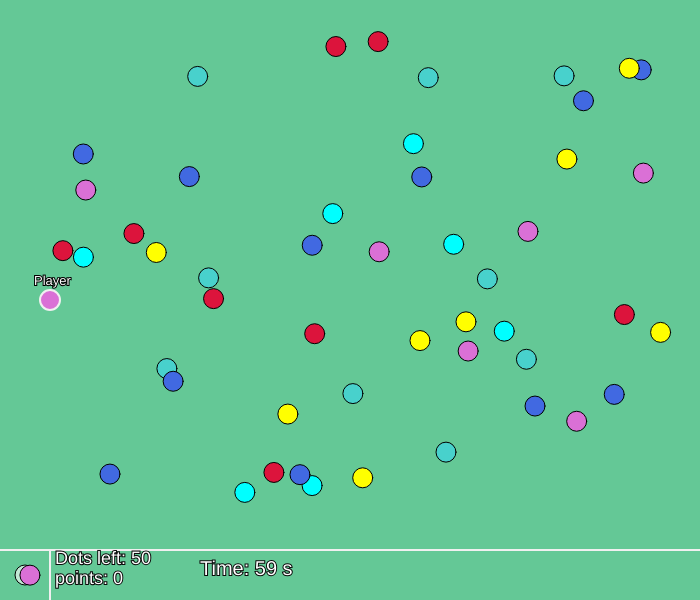
Frame 1 (no input)
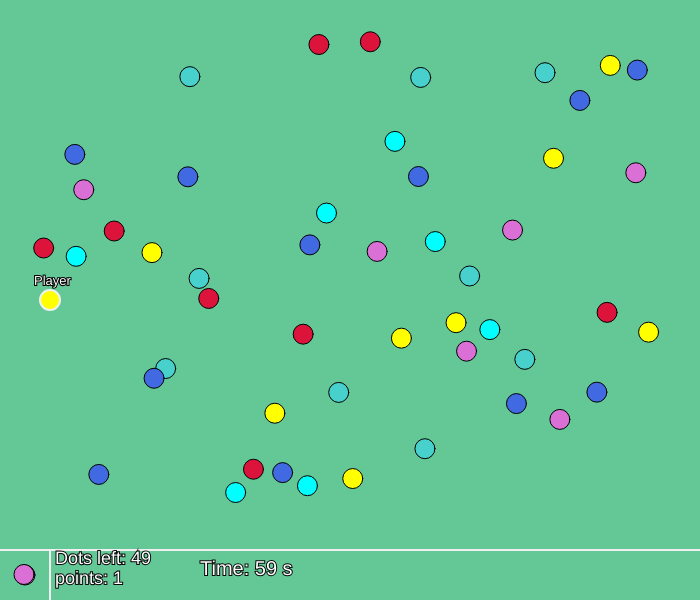
Frame 60 (no input)
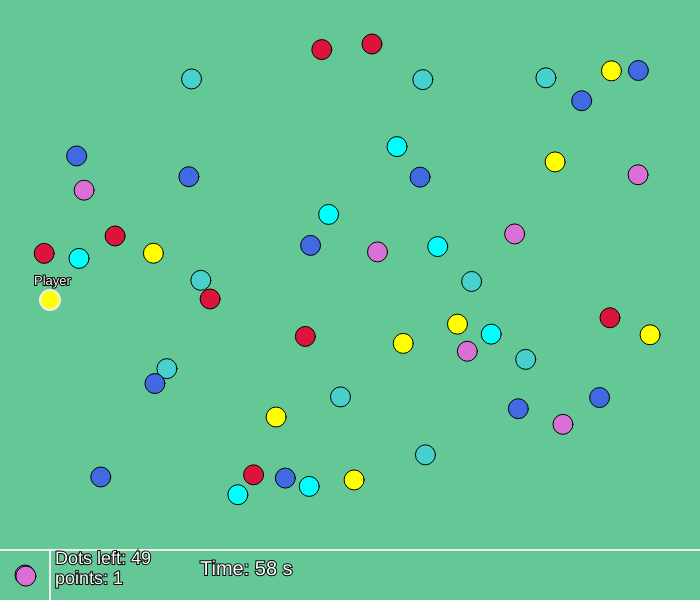
Frame 120 (the mouse pressed at the canvas centre since frame 60)

The p5.js sketch that drew these frames (run headless with seeded random() and noise() and a simulated clock; from frame 60 on, the mouse is pressed at the canvas centre):

// p5.js sketch
// ── sketch.js
/* -------DOTS---------*/
/* Author: Daniel Alvarez*/
/* NOTE ON GAME: My intention with this project was to try out various techniques in game programming
using the p5.js library. The idea of this game is to collect all the dots. However you can only collect
dots that are ypur color to gain points and lose points if they aren't the same color.
I also wanted a timer to track how long it takes to finish.
The biggest challenge was getting my player's color to change to the colors that are left
on the field. The overall idea of the game is very basic and not very fun for now but improvements will be
made. I will keep experimenting with this library*/

/*Intended Future Improvements:
Use a countdown timer to make it challenging
Get sound in the game
Fix dots spawning on top of each other
Style page nicely
Have user select difficulty levels (number of dots on the screen).
*/

var player;
var items= [];
var grave;
var graveCount = 50;
let strokeColors = ["crimson","yellow","royalblue","aqua","mediumturquoise", "orchid"];
var possibleColors = {
    crimson: 0,
    yellow: 0,
    royalblue: 0,
    aqua: 0,
    mediumturquoise: 0,
    orchid: 0
};

var points = 0;
var canCombo = false;
var comboPoints = 0;
var comboCounter = 0;
var maxtime = 60;
//Function called when page is load
function setup(){
    //canvas and FrameRate
    createCanvas(displayWidth-100,600);
    frameRate(60);
    //Objects
    player = new Player();
    grave = new Grave();
    for (i=0; i<graveCount; i++){
        items.push(new Item());
        setRandomColor(items[i]);
        possibleColors[items[i].c] += 1;
        
        
    }

    colorChange(player);
    //setRandomColor(player);
    //setInterval(timer,1000);
    
    
}

//function is called once per frame
function draw(){
    background('#64C896');
    
    grave.show();
    player.show();
    player.update();
    strings();
    itemDestroy();
    winScenario();
    timer();

    //create multiple dots
    for( item of items){
        
        item.show();
        item.update();
    }

    
}

function itemDestroy(){
    for( item of items){
        var d = floor(dist(player.x,player.y,item.x,item.y));
        
        if( d <=15 ){
            item.y = grave.y;
            item.x = grave.x;
            grave.c = item.c;
            graveCount--;
            combo();
            addPoint();
            colorChange(player);
            
        }
    }       
}


function setRandomColor(obj){
    let  randomColor = random(strokeColors);
        obj.c = randomColor; 
        
}

function colorChange(obj){
    let randomColor = random(strokeColors);  
    if (possibleColors[randomColor] > 0) {
        obj.c = randomColor;
    } else {
        // console.log('recursing, finding new color');
        if (graveCount > 0) {
            colorChange(obj);
        }
    }
}


function strings(){
    textFont('sans-serif');
    var graveString = "Dots left: " + graveCount;
    textSize(18);
    fill(255);
    stroke(10);
    text(graveString,55,height-50,120,20);

    var pointString = "points: " + points;
    textSize(18);
    fill(255);
    stroke(10);
    text(pointString,55,height-30,120,20);

    if(comboCounter > 1){
        var comboString = comboCounter +"x Combo!";
        textSize(18);
        text(comboString,width/2-50, height-25);
        fill(255);
    }

    
}

function winScenario(){
    if(graveCount == 0 ){
        textSize(50);
        fill(255);
        stroke(10);
        text("DONE!",width/2-170,height/2);
    }

}

function addPoint(){
   
    if(player.c == item.c){
        possibleColors[item.c] -= 1;
        points++;
        canCombo = true;
        comboPoints++;   
        comboCounter++;
    }
    else{
        possibleColors[item.c] -= 1;
        points--;
        canCombo = false;
        comboPoints = 0;
        comboCounter = 0
        
    }

}

function combo(){
    if(canCombo == true){
        points += comboPoints;
        
    }
}

function timer(){
    var sec = floor(maxtime -millis()/1000);
   
    if( sec >0){

        var timer ="Time: " +  sec +  " s" ;
    }
    else{
        textSize(50);
        fill(255);
        stroke(10);
        text("Time Up!",width/2-170,height/2);
        player.speed = 0;
    }

    //presentation
    fill(255);
    textSize(20);
    text(timer,width-500,height-25);
}


// ── Grave.js
class Grave {

    constructor(){

        this.x = 25;
        this.y = height -25;
        this.c = color('rgba(255,255,255,.6)');
    }

    show(){
    fill(this.c);
    ellipse(this.x,this.y,20,20);
    strokeWeight(2);
    stroke(240);
    line(0,height-50,width,height-50);
    line(50,height-50,50,height)
    }
}
// ── Item.js
//Item object
class Item {

    constructor(){
        this.y = random(40,height-100);
        this.x = random(40,width-50);
        this.leftHit = this.x-50;
        this.wallHit = false;
        this.speed = 1;
        this.c = color(255,255,255);
        this.angleOfRotation = random(.1,.8);
        this.rotationMultiplier = random(-5,5);
    }
    

    show(){
        //got this translate idea from the p5 reference example and heavily modified it
        //by randomizing the movement.
        translate(p5.Vector.fromAngle(this.rotationMultiplier*(millis()/500),
                    this.angleOfRotation));
        fill(this.c);
        strokeWeight(1);
        stroke(0);
        ellipse(this.x,this.y,20,20);
        
          
     }

     update(){
        
        // this.x -= this.speed;
        //constraints
        this.x = constrain(this.x,15,width);
        this.y = constrain(this.y,15,height);

    
     }

     changeDirection(){
        if( this.wallHit == true){
            this.x += this.speed;
        }

     }
     
     
}
// ── Player.js
class Player {
    
    constructor(){

        this.y = 300;
        this.x = 50;
        this.speed = 3;
        this.acc = 1;
        this.c = color(255,255,255);
        
    }


    show(){
        
        fill(this.c);
        ellipse(this.x,this.y,20,20);
        
        stroke('#fdcded');
        strokeWeight(2);
        fill(255);
        stroke(0);
        textSize(13);
        text("Player",this.x-16,this.y-15);
        
    }

   
   
    update(){

        //Contain Player within the canvas
        this.x = constrain(this.x,15,width-15)
        this.y = constrain(this.y,15,height-67);

        //left
        if(keyIsDown(65) || keyIsDown(LEFT_ARROW)){
            this.x -= this.speed*this.acc;

        }

        //right
        if(keyIsDown(68) || keyIsDown(RIGHT_ARROW)){
            this.x += this.speed*this.acc;
        }

        //up
        if(keyIsDown(87) || keyIsDown(UP_ARROW)){
            this.y -= this.speed*this.acc;
        }

        //down
        if(keyIsDown(83) || keyIsDown(DOWN_ARROW)){
            this.y += this.speed*this.acc;
        }

        //Boost
        if(keyIsDown(16)){
            this.acc = 2;
            
        }
        else{
            this.acc = 1;
        }
     }

 
}
